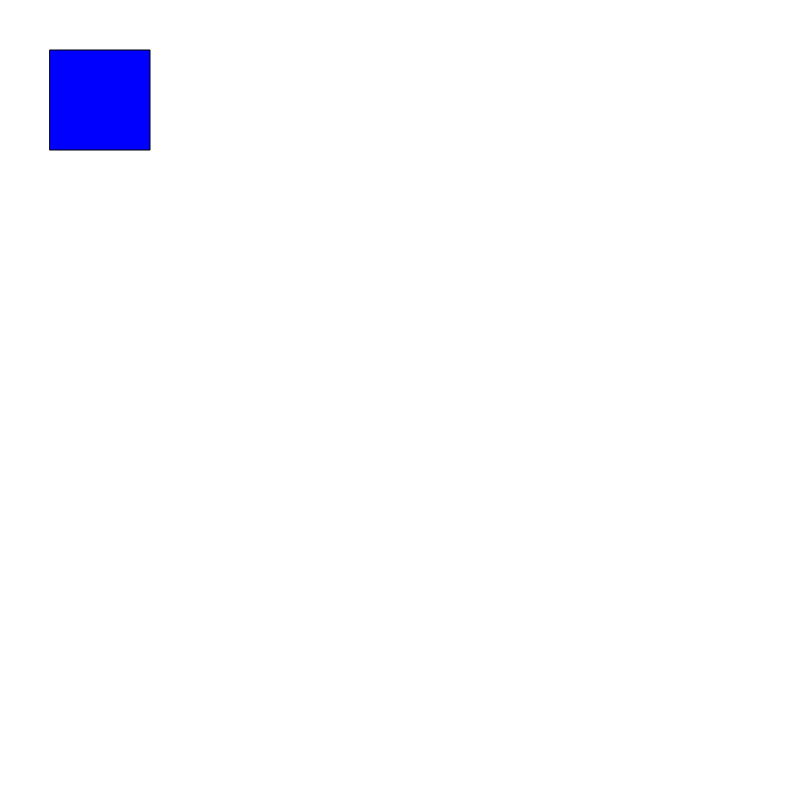
Frame 1 (no input)
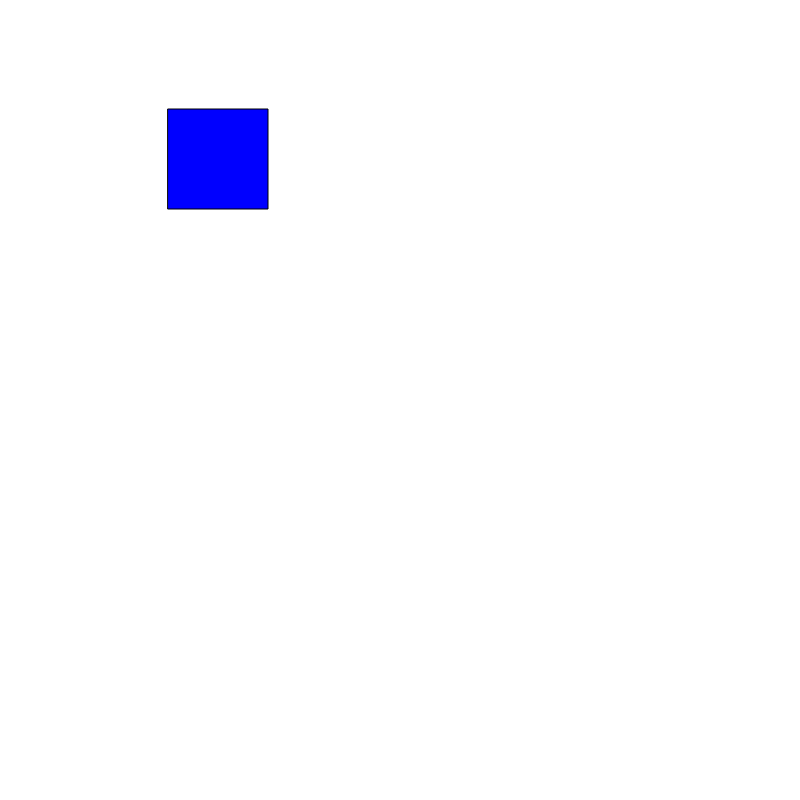
Frame 60 (no input)
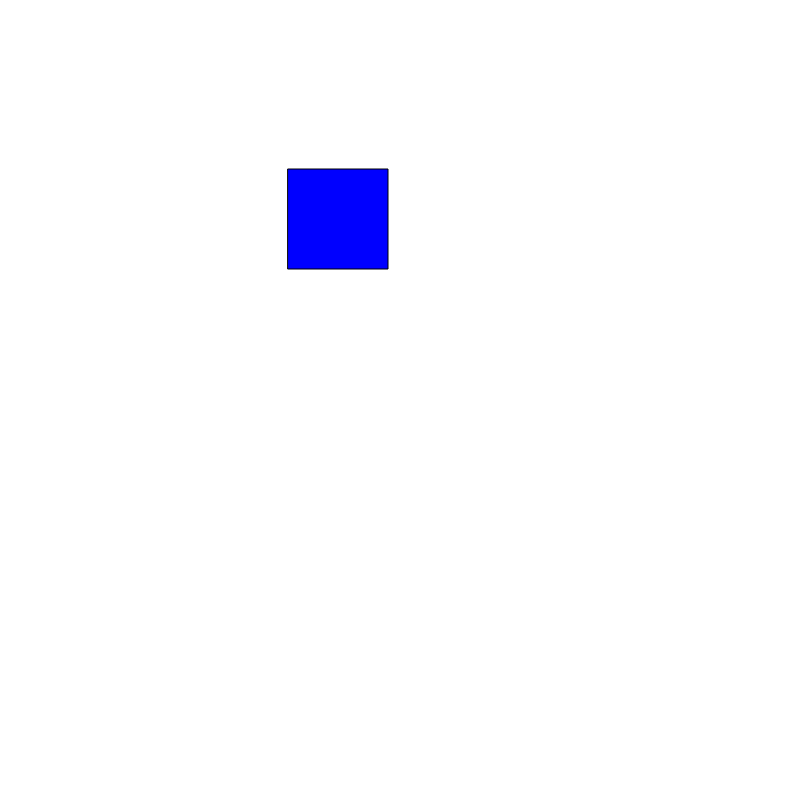
Frame 120 (the mouse pressed at the canvas centre since frame 60)

The p5.js sketch that drew these frames (run headless with seeded random() and noise() and a simulated clock; from frame 60 on, the mouse is pressed at the canvas centre):

// p5.js sketch
// ── sketch.js
var x = 50;                 //Set the x variable to start at 50
var y = 50;                 //Set the y variable to start at 50

function setup() {
	createCanvas(800, 800);   //Create the canvas
	fill(0, 0, 255);          //Set the fill to blue
}

function draw() {           //The draw loop will run as long as the page is open in your browser
	background(255);          //Start by clearing the screen (this hides any previously drawn shapes)
	rect(x, y, 100, 100);     //Draw a square in the current location x, y
	x = x + 2;                //Increase x by 2
	y = y + 1;                //Increase y by 1
}
